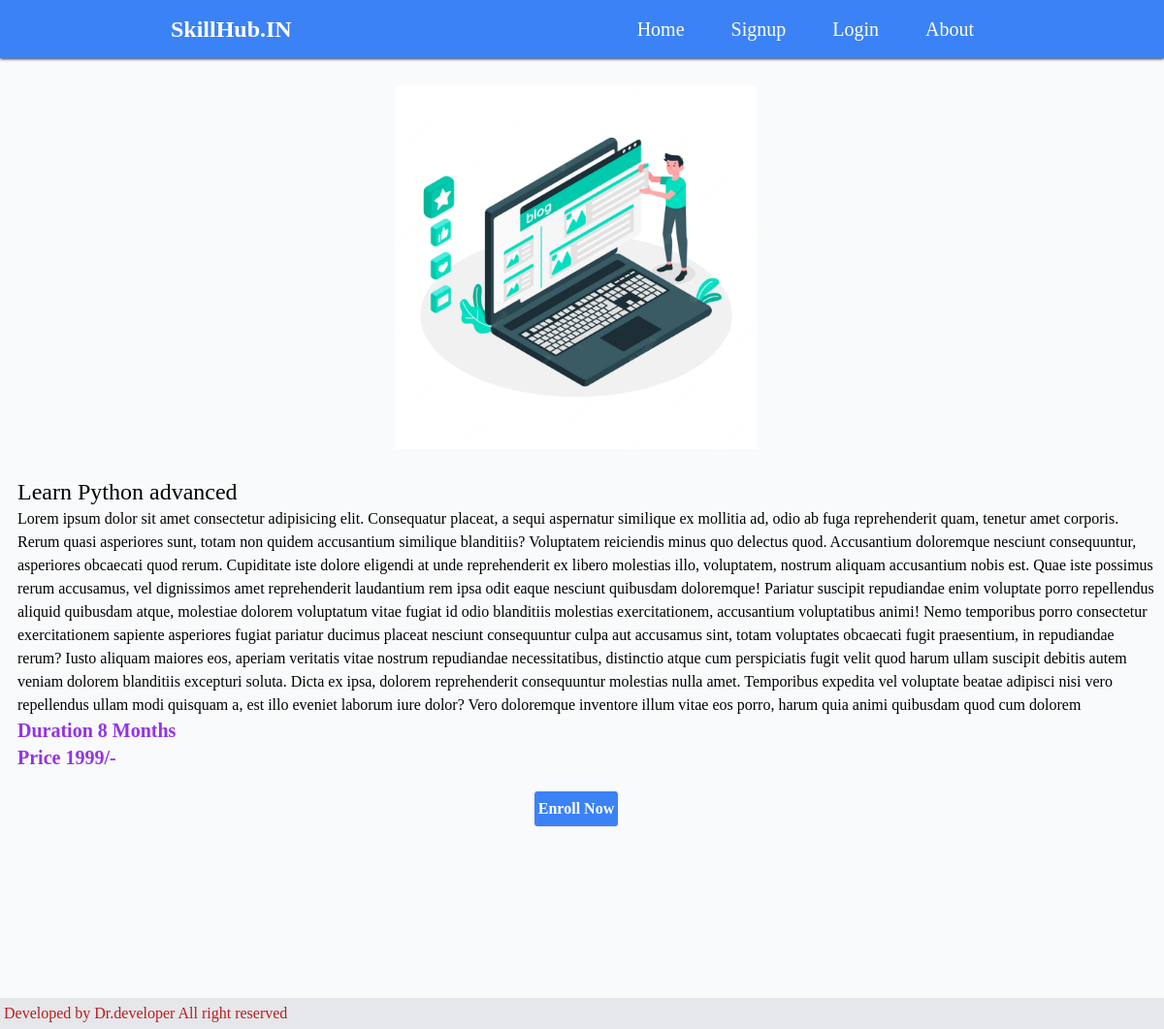
Screenshot of /update/1 with the database file from the repository.
### blog/models.py (models this page shows, shortened)
class Blog(models.Model):
    course_img=models.ImageField(upload_to='courseimg')
    course_name=models.CharField(max_length=100)
    course_des=models.TextField()
    course_duration=models.PositiveIntegerField()
    course_price=models.PositiveIntegerField()

### blog/views.py (the view)
# urls.py: path('update/<int:id>',views.detail,name='detail'),
def detail(request, id):
    blog=Blog.objects.filter(pk=id)
    return render(request,'pages/detail.html',{'blog':blog})

### blog/templates/pages/detail.html (shortened to what this page needs)
{% extends 'base.html' %}
{% load static %}
{% block content %}
{% for blogs in blog %}
<div class="flex items-center  justify-evenly ml-2 m-5 flex-col md:flex-col ">
    <div class=" flex justify-center object-contain h-1/2 md:w-1/3 p-2 w-full hover:shadow-2xl duration-500">
       <img class=" text-center" src="{{blogs.course_img.url}}" alt="">
    </div>
    <div class="w-full ml-5 mt-5">
        <h1 class="text-2xl font-medium w-full">{{blogs.course_name}} </h1>
        <p class="">{{blogs.course_des}} </p>
        <h1 class="text-xl md:font-semibold text-purple-600">Duration {{blogs.course_duration}} Months</h1>
        <h1 class="text-xl md:font-semibold text-purple-600">Price {{blogs.course_price}}/-</h1>
    </div>
    <div>
        <form action="/enroll_now">
        <Button class="mt-5 py-1.5 bg-blue-500 rounded p-1 border border-red-50 hover:shadow-lg text-white font-semibold duration-300" type="submit"> Enroll Now</Button>
        </form>
    </div>
</div>
{% endfor %}
{% endblock content %}

### rows the page displays
Blog: course_img (picture), course_name "Learn Python advanced", course_des "Lorem ipsum dolor sit amet consectetur adipisicing elit. Consequatur placeat, a sequi aspernatur similique ex mollitia ad, odio ab fuga reprehenderit quam, tenetur amet corporis. Rerum quasi asperiores sunt, totam non quidem accusantium similique blanditiis? Voluptatem reiciendis minus quo delectus quod. Accusantium doloremque nesciunt consequuntur, asperiores obcaecati quod rerum. Cupiditate iste dolore eligendi at unde reprehenderit ex libero molestias illo, voluptatem, nostrum aliquam accusantium nobis est. Quae iste possimus rerum accusamus, vel dignissimos amet reprehenderit laudantium rem ipsa odit eaque nesciunt quibusdam doloremque! Pariatur suscipit repudiandae enim voluptate porro…", course_duration "8", course_price "1999"
